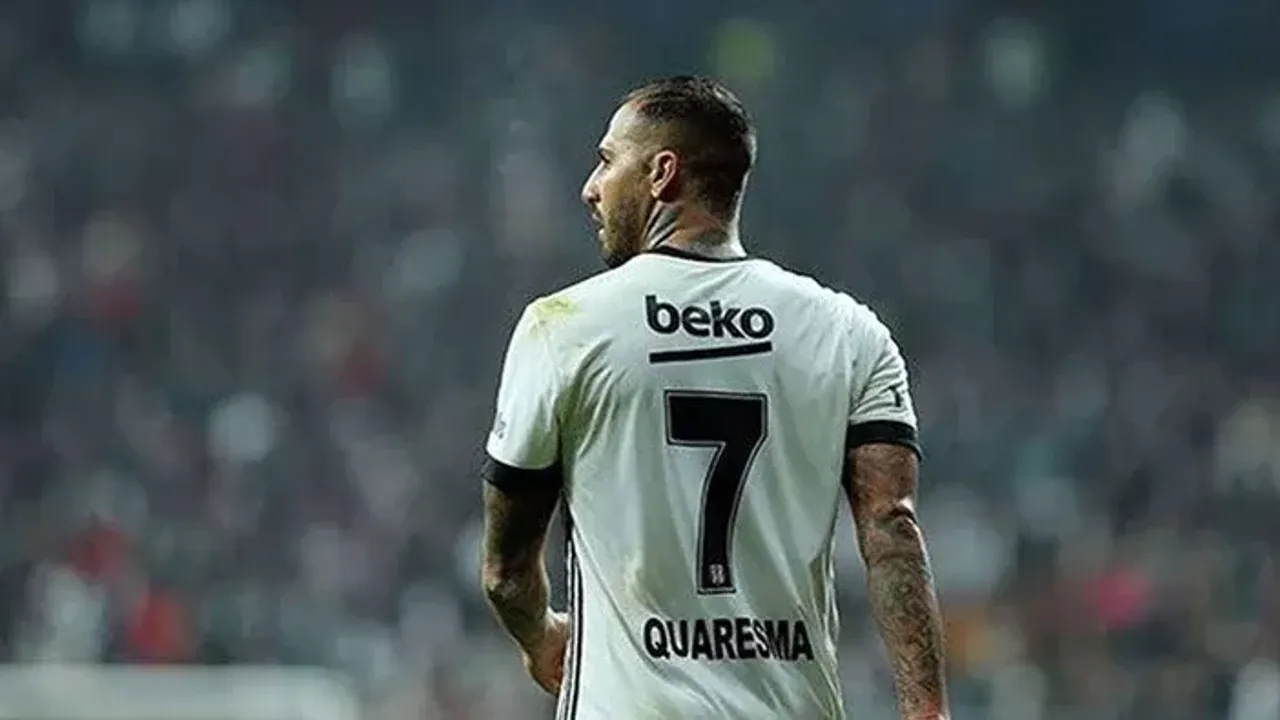
#> input picture resim ice aktarma/ricardo.webp, 1280 x 720 px
$ python first_lesson.py
#> lines starting #> are read from the running program, lines starting #| are printed output that depends on the picture
import cv2
img = cv2.imread("ricardo.webp",0)
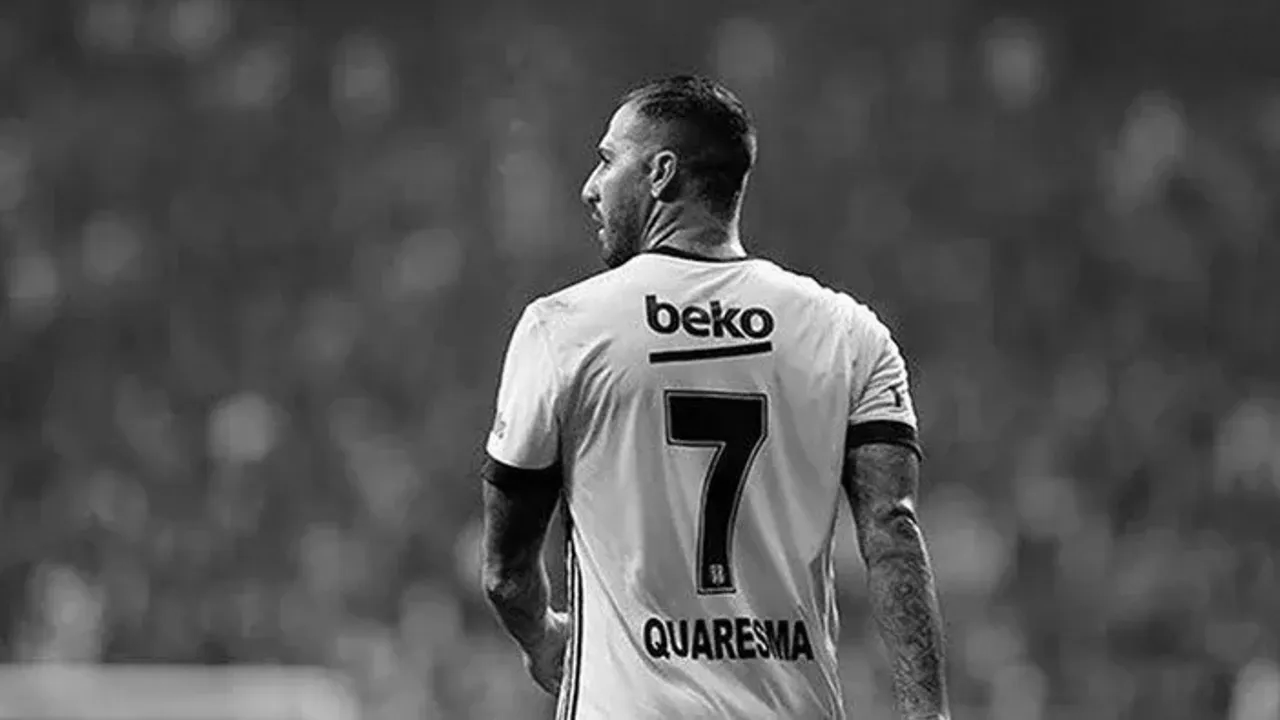
#> img: shape (720, 1280); min 0, max 255, mean 84.4

cv2.imshow("first picture", img)

k = cv2.waitKey(0) &0xFF
#> (key Esc is pressed here)

if k== 27:
    cv2.destroyAllWindows()
elif k== ord('s'):
    cv2.imwrite("ricardo_gray.png", img)
    cv2.destroyAllWindows()
